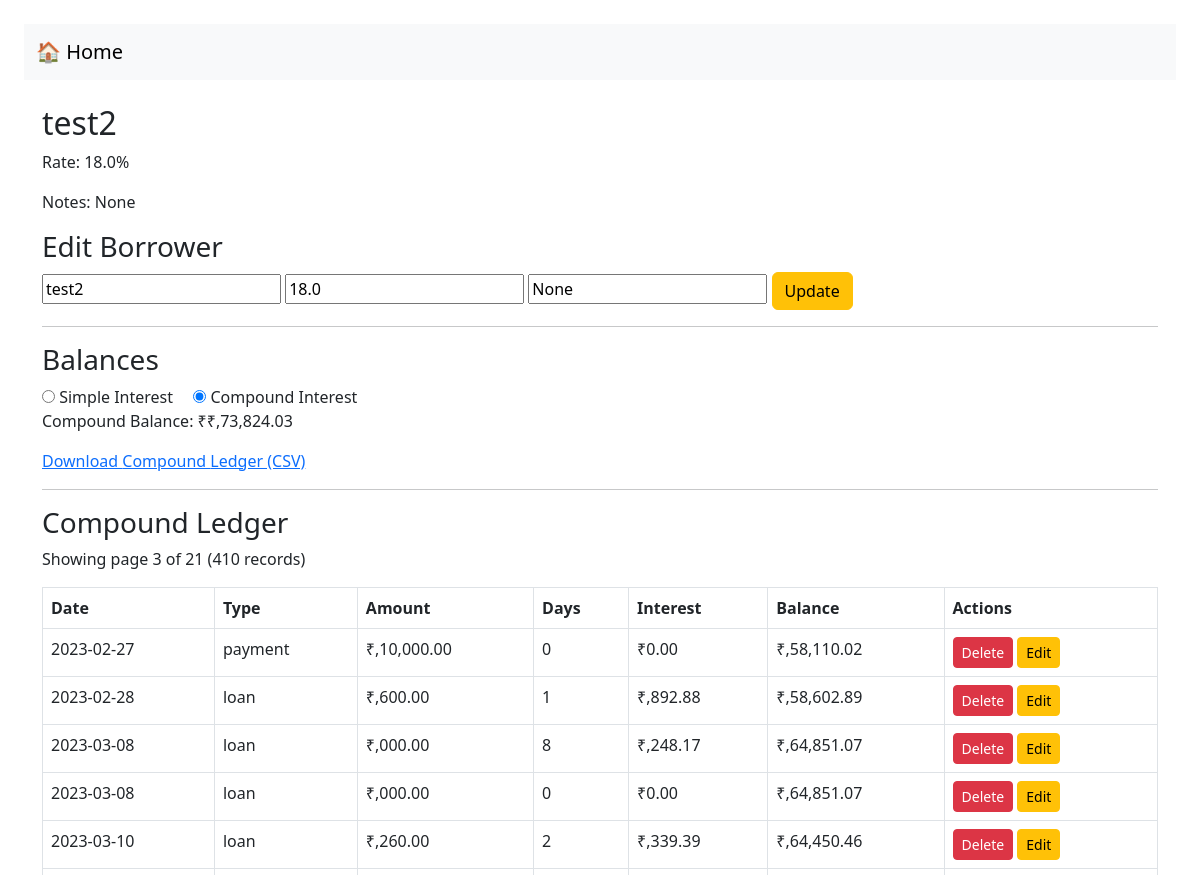
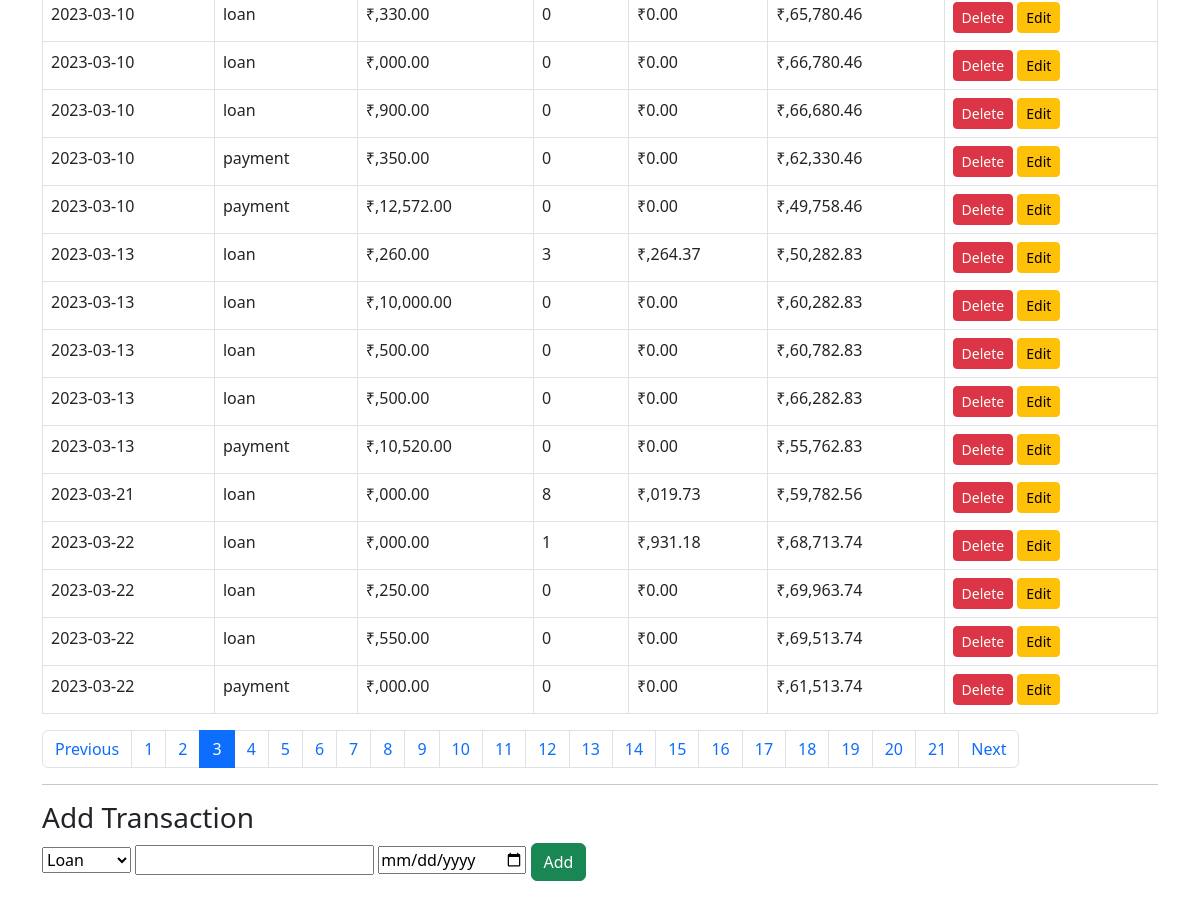
The page /borrower/1?page=3&mode=compound on the database its author committed (2 pictures, top to bottom).
### models.py (models this page shows)
class Borrower(db.Model):
    id = db.Column(db.Integer, primary_key=True)
    name = db.Column(db.String(120), nullable=False)
    rate = db.Column(db.Float, default=12.0)  # annual % rate
    notes = db.Column(db.Text)
    preferred_mode = db.Column(db.String(20), default="simple")
    transactions = db.relationship("Transaction", backref="borrower", lazy=True)

class Transaction(db.Model):
    id = db.Column(db.Integer, primary_key=True)
    borrower_id = db.Column(db.Integer, db.ForeignKey("borrower.id"), nullable=False)
    type = db.Column(db.String(20), nullable=False)  # "loan" or "payment"
    amount = db.Column(db.Float, nullable=False)
    date = db.Column(db.DateTime, default=datetime.utcnow)

### app.py (the view)
@app.route("/borrower/<int:id>")
def borrower_detail(id):
    borrower = Borrower.query.get_or_404(id)
    mode = request.args.get("mode")
    if mode in ["simple", "compound"]:
        borrower.preferred_mode = mode
        db.session.commit()
    else:
        mode = borrower.preferred_mode or "simple"
    if mode == "compound":
        balance, ledger = calculate_running_compound_balance(borrower)
    else:
        balance, ledger = calculate_running_simple_balance(borrower)
    per_page = 20
    page = int(request.args.get("page", 1))
    total = len(ledger)
    total_pages = (total + per_page - 1) // per_page
    start = (page - 1) * per_page
    end = start + per_page
    ledger_display = ledger[start:end]
    return render_template(
        "borrower.html",
        borrower=borrower,
        mode=mode,
        balance=balance,
        ledger=ledger_display,
        page=page,
        total_pages=total_pages,
        total=total
    )

### app.py (called while the page is built)
def format_inr(value):
    try:
        value = float(value)
    except (ValueError, TypeError):
        return value
    s = str(int(value))
    last3 = s[-3:]
    rest = s[:-3]
    if rest != '':
        rest = ",".join([rest[i - 2:i] for i in range(len(rest) % 2, len(rest), 2)])
        s = rest + "," + last3
    else:
        s = last3
    decimals = f"{value:.2f}".split(".")[1]
    return f"₹{s}.{decimals}"

### templates/borrower.html (shortened to what this page needs)
{% extends "base.html" %}
{% block content %}
<h2>{{ borrower.name }}</h2>
<p>Rate: {{ borrower.rate }}%</p>
<p>Notes: {{ borrower.notes }}</p>
<h3>Edit Borrower</h3>
<form method="post" action="{{ url_for('edit_borrower', id=borrower.id) }}">
  <input type="text" name="name" value="{{ borrower.name }}" required>
  <input type="number" name="rate" step="0.01" value="{{ borrower.rate }}" required>
  <input type="text" name="notes" value="{{ borrower.notes }}">
  <button type="submit" class="btn btn-warning">Update</button>
</form>
<hr>
<h3>Balances</h3>
<form method="get" action="{{ url_for('borrower_detail', id=borrower.id) }}">
  <label class="me-3">
    <input type="radio" name="mode" value="simple" {% if mode == 'simple' %}checked{% endif %} onchange="this.form.submit()"> Simple Interest
  </label>
  <label>
    <input type="radio" name="mode" value="compound" {% if mode == 'compound' %}checked{% endif %} onchange="this.form.submit()"> Compound Interest
  </label>
</form>
<p>{{ mode|capitalize }} Balance: ₹{{ balance|inr }}</p>
<a href="{{ url_for('export_csv', id=borrower.id, mode=mode) }}">Download {{ mode|capitalize }} Ledger (CSV)</a>
<hr>
<h3>{{ mode|capitalize }} Ledger</h3>
<p>Showing page {{ page }} of {{ total_pages }} ({{ total }} records)</p>
<table class="table table-bordered">
  <tr>
    <th>Date</th><th>Type</th><th>Amount</th><th>Days</th><th>Interest</th><th>Balance</th><th>Actions</th>
  </tr>
  {% for row in ledger %}
  <tr>
    <td>{{ row.date }}</td>
    <td>{{ row.type }}</td>
    <td>{{ row.amount|inr }}</td>
    <td>{{ row.days }}</td>
    <td>{{ row.interest|inr }}</td>
    <td>{{ row.balance|inr }}</td>
    <td>
      {% if row.type != 'accrual' %}
      <form method="post" action="{{ url_for('delete_transaction', txn_id=row.id, borrower_id=borrower.id) }}" style="display:inline;">
        <button type="submit" class="btn btn-danger btn-sm" onclick="return confirm('Delete this transaction?');">Delete</button>
      </form>
      <button class="btn btn-warning btn-sm" data-bs-toggle="modal" data-bs-target="#editModal{{ row.id }}">Edit</button>
      {% endif %}
    </td>
  </tr>
  {% endfor %}
</table>
<nav>
  <ul class="pagination">
    {% if page > 1 %}
      <li class="page-item">
        <a class="page-link" href="{{ url_for('borrower_detail', id=borrower.id, page=page-1, mode=mode) }}">Previous</a>
      </li>
    {% endif %}
    {% for p in range(1, total_pages+1) %}
      <li class="page-item {% if p == page %}active{% endif %}">
        <a class="page-link" href="{{ url_for('borrower_detail', id=borrower.id, page=p, mode=mode) }}">{{ p }}</a>
      </li>
    {% endfor %}
    {% if page < total_pages %}
      <li class="page-item">
        <a class="page-link" href="{{ url_for('borrower_detail', id=borrower.id, page=page+1, mode=mode) }}">Next</a>
      </li>
    {% endif %}
  </ul>
</nav>
<hr>
<h3>Add Transaction</h3>
<form method="post" action="{{ url_for('add_transaction', id=borrower.id) }}">
  <select name="type">
    <option value="loan">Loan</option>
  </select>
  <input type="number" name="amount" step="0.01" required>
  <input type="date" name="date">
  <button type="submit" class="btn btn-success">Add</button>
</form>
{% endblock %}

### rows shown on the page
Borrower: name "test2", rate "18.0", notes "None", preferred_mode "Compound"
Transaction: date "2023-02-27", type "payment", amount|inr "₹,10,000.00", days "0", interest|inr "₹0.00", balance|inr "₹,58,110.02"
Transaction: date "2023-02-28", type "loan", amount|inr "₹,600.00", days "1", interest|inr "₹,892.88", balance|inr "₹,58,602.89"
Transaction: date "2023-03-08", type "loan", amount|inr "₹,000.00", days "8", interest|inr "₹,248.17", balance|inr "₹,64,851.07"
Transaction: date "2023-03-08", type "loan", amount|inr "₹,000.00", days "0", interest|inr "₹0.00", balance|inr "₹,64,851.07"
Transaction: date "2023-03-10", type "loan", amount|inr "₹,260.00", days "2", interest|inr "₹,339.39", balance|inr "₹,64,450.46"
Transaction: date "2023-03-10", type "loan", amount|inr "₹,330.00", days "0", interest|inr "₹0.00", balance|inr "₹,65,780.46"
Transaction: date "2023-03-10", type "loan", amount|inr "₹,000.00", days "0", interest|inr "₹0.00", balance|inr "₹,66,780.46"
Transaction: date "2023-03-10", type "loan", amount|inr "₹,900.00", days "0", interest|inr "₹0.00", balance|inr "₹,66,680.46"
Transaction: date "2023-03-10", type "payment", amount|inr "₹,350.00", days "0", interest|inr "₹0.00", balance|inr "₹,62,330.46"
Transaction: date "2023-03-10", type "payment", amount|inr "₹,12,572.00", days "0", interest|inr "₹0.00", balance|inr "₹,49,758.46"
Transaction: date "2023-03-13", type "loan", amount|inr "₹,260.00", days "3", interest|inr "₹,264.37", balance|inr "₹,50,282.83"
Transaction: date "2023-03-13", type "loan", amount|inr "₹,10,000.00", days "0", interest|inr "₹0.00", balance|inr "₹,60,282.83"
Transaction: date "2023-03-13", type "loan", amount|inr "₹,500.00", days "0", interest|inr "₹0.00", balance|inr "₹,60,782.83"
Transaction: date "2023-03-13", type "loan", amount|inr "₹,500.00", days "0", interest|inr "₹0.00", balance|inr "₹,66,282.83"
Transaction: date "2023-03-13", type "payment", amount|inr "₹,10,520.00", days "0", interest|inr "₹0.00", balance|inr "₹,55,762.83"
Transaction: date "2023-03-21", type "loan", amount|inr "₹,000.00", days "8", interest|inr "₹,019.73", balance|inr "₹,59,782.56"
Transaction: date "2023-03-22", type "loan", amount|inr "₹,000.00", days "1", interest|inr "₹,931.18", balance|inr "₹,68,713.74"
Transaction: date "2023-03-22", type "loan", amount|inr "₹,250.00", days "0", interest|inr "₹0.00", balance|inr "₹,69,963.74"
Transaction: date "2023-03-22", type "loan", amount|inr "₹,550.00", days "0", interest|inr "₹0.00", balance|inr "₹,69,513.74"
Transaction: date "2023-03-22", type "payment", amount|inr "₹,000.00", days "0", interest|inr "₹0.00", balance|inr "₹,61,513.74"

### other values the page prints
{{ balance|inr }} "₹,73,824.03"
{{ page }} "3"
{{ total_pages }} "21"
{{ total }} "410"
{{ p }} "1" "2" "3" "4" "5" "6" "7" "8" "9" "10" "11" "12" "13" "14" "15" "16" "17" "18" "19" "20" "21"
